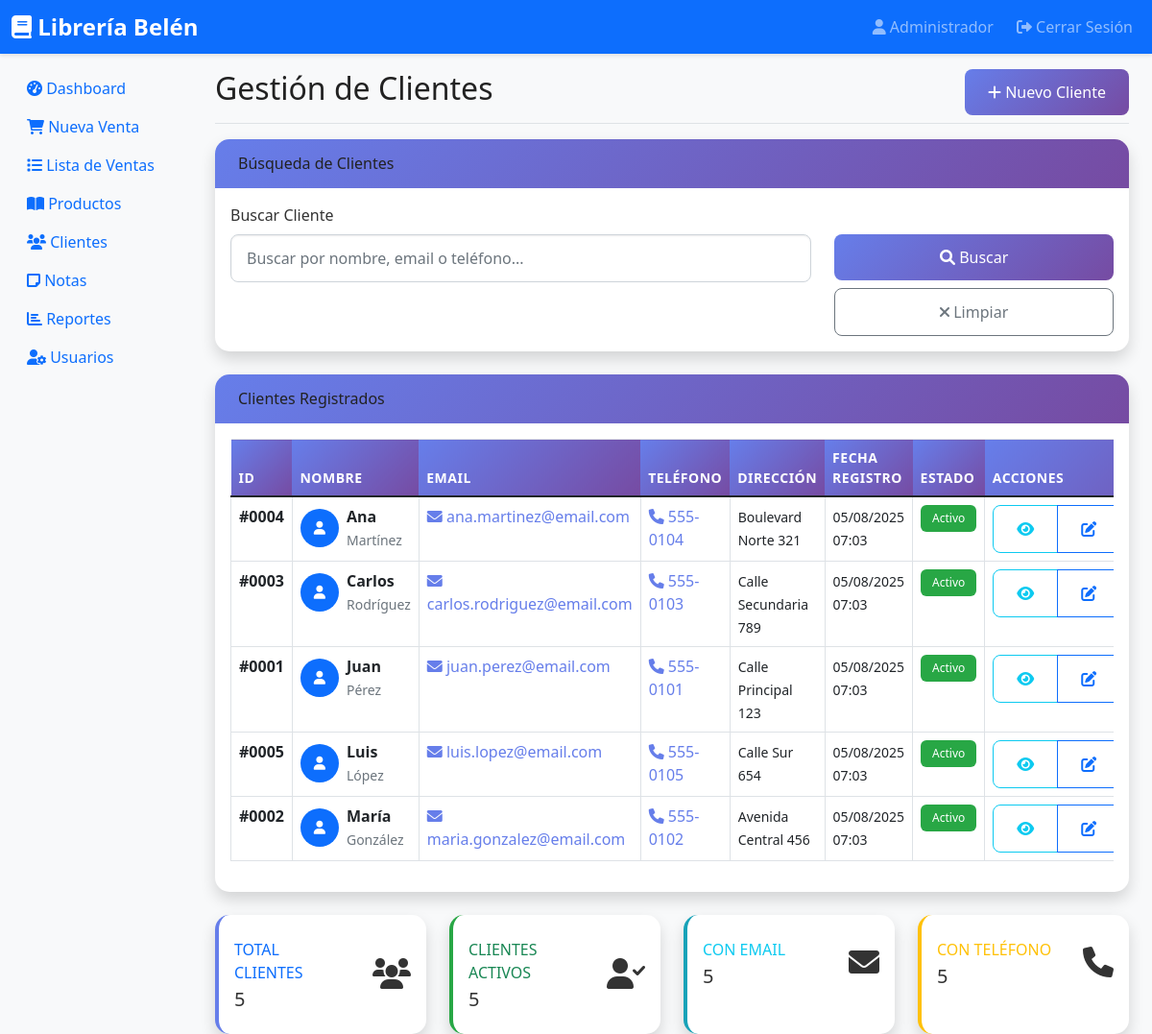
The app's page /clientes/lista_clientes.php (signed in) with its own data.
### tables this page shows
CREATE TABLE clientes (
    id INT AUTO_INCREMENT PRIMARY KEY,
    nombre VARCHAR(100) NOT NULL,
    apellido VARCHAR(100),
    email VARCHAR(150) UNIQUE,
    telefono VARCHAR(20),
    direccion TEXT,
    ciudad VARCHAR(100),
    codigo_postal VARCHAR(10),
    fecha_nacimiento DATE,
    activo BOOLEAN DEFAULT TRUE,
    fecha_registro TIMESTAMP DEFAULT CURRENT_TIMESTAMP,
    fecha_actualizacion TIMESTAMP DEFAULT CURRENT_TIMESTAMP ON UPDATE CURRENT_TIMESTAMP,
    INDEX idx_nombre (nombre),
    INDEX idx_email (email),
    INDEX idx_telefono (telefono)
);

### clientes/lista_clientes.php (the view, shortened to what the rows shown need)
<?php
require_once '../includes/functions.php';
$search = isset($_GET['search']) ? $_GET['search'] : '';
$clientes = getClientes($search);
?>
<!DOCTYPE html>
<html lang="es">
<head>
    <link href="https://cdn.jsdelivr.net/npm/bootstrap@5.1.3/dist/css/bootstrap.min.css" rel="stylesheet">
    <link href="https://cdnjs.cloudflare.com/ajax/libs/font-awesome/6.0.0/css/all.min.css" rel="stylesheet">
    <link href="../assets/css/style.css" rel="stylesheet">
</head>
<body>
    <div class="container-fluid">
        <div class="row">
            <main class="col-md-9 ms-sm-auto col-lg-10 px-md-4">
                <div class="d-flex justify-content-between flex-wrap flex-md-nowrap align-items-center pt-3 pb-2 mb-3 border-bottom">
                    <h1 class="h2">Gestión de Clientes</h1>
                </div>
                <div class="card shadow mb-4">
                    <div class="card-body">
                        <?php if (empty($clientes)): ?>
                            <div class="alert alert-info text-center">
                                <i class="fas fa-info-circle"></i> No se encontraron clientes con los filtros aplicados.
                                <br><br>
                                <a href="nuevo_cliente.php" class="btn btn-primary">
                                    <i class="fas fa-plus"></i> Agregar Primer Cliente
                                </a>
                            </div>
                        <?php else: ?>
                            <div class="table-responsive">
                                <table class="table table-bordered table-hover">
                                    <thead>
                                        <tr>
                                            <th>ID</th>
                                            <th>Nombre</th>
                                            <th>Email</th>
                                            <th>Teléfono</th>
                                            <th>Dirección</th>
                                            <th>Fecha Registro</th>
                                            <th>Estado</th>
                                            <th>Acciones</th>
                                        </tr>
                                    </thead>
                                    <tbody>
                                        <?php foreach ($clientes as $cliente): ?>
                                            <tr>
                                                <td>
                                                    <strong>#<?php echo str_pad($cliente['id'], 4, '0', STR_PAD_LEFT); ?></strong>
                                                </td>
                                                <td>
                                                    <div class="d-flex align-items-center">
                                                        <div class="avatar-sm bg-primary text-white rounded-circle d-flex align-items-center justify-content-center me-2">
                                                            <i class="fas fa-user"></i>
                                                        </div>
                                                        <div>
                                                            <strong><?php echo htmlspecialchars($cliente['nombre']); ?></strong>
                                                            <?php if (!empty($cliente['apellido'])): ?>
                                                                <br><small class="text-muted"><?php echo htmlspecialchars($cliente['apellido']); ?></small>
                                                            <?php endif; ?>
                                                        </div>
                                                    </div>
                                                </td>
                                                <td>
                                                    <?php if (!empty($cliente['email'])): ?>
                                                        <a href="mailto:<?php echo htmlspecialchars($cliente['email']); ?>" class="text-decoration-none">
                                                            <i class="fas fa-envelope"></i> <?php echo htmlspecialchars($cliente['email']); ?>
                                                        </a>
                                                    <?php else: ?>
                                                        <span class="text-muted">No registrado</span>
                                                    <?php endif; ?>
                                                </td>
                                                <td>
                                                    <?php if (!empty($cliente['telefono'])): ?>
                                                        <a href="tel:<?php echo htmlspecialchars($cliente['telefono']); ?>" class="text-decoration-none">
                                                            <i class="fas fa-phone"></i> <?php echo htmlspecialchars($cliente['telefono']); ?>
                                                        </a>
                                                    <?php else: ?>
                                                        <span class="text-muted">No registrado</span>
                                                    <?php endif; ?>
                                                </td>
                                                <td>
                                                    <?php if (!empty($cliente['direccion'])): ?>
                                                        <small><?php echo htmlspecialchars(substr($cliente['direccion'], 0, 50)); ?><?php echo strlen($cliente['direccion']) > 50 ? '...' : ''; ?></small>
                                                    <?php else: ?>
                                                        <span class="text-muted">No registrada</span>
                                                    <?php endif; ?>
                                                </td>
                                                <td>
                                                    <small><?php echo formatearFecha($cliente['fecha_registro']); ?></small>
                                                </td>
                                                <td>
                                                    <?php if ($cliente['activo']): ?>
                                                        <span class="badge bg-success">Activo</span>
                                                    <?php else: ?>
                                                        <span class="badge bg-danger">Inactivo</span>
                                                    <?php endif; ?>
                                                </td>
                                                <td>
                                                    <div class="btn-group" role="group">
                                                        <a href="ver_cliente.php?id=<?php echo $cliente['id']; ?>"
                                                           class="btn btn-sm btn-outline-info"
                                                           data-bs-toggle="tooltip" title="Ver Detalle">
                                                            <i class="fas fa-eye"></i>
                                                        </a>
                                                        <a href="editar_cliente.php?id=<?php echo $cliente['id']; ?>"
                                                           class="btn btn-sm btn-outline-primary"
                                                           data-bs-toggle="tooltip" title="Editar">
                                                            <i class="fas fa-edit"></i>
                                                        </a>
                                                    </div>
                                                </td>
                                            </tr>
                                        <?php endforeach; ?>
                                    </tbody>
                                </table>
                            </div>
                        <?php endif; ?>
                    </div>
                </div>
            </main>
        </div>
    </div>
    <?php include '../includes/footer.php'; ?>
</body>
</html>

### records on screen
clientes: id "0004", nombre "Ana", apellido "Martínez", email "ana.martinez@email.com", telefono "555-0104", direccion "Boulevard Norte 321", fecha_registro "05/08/2025 07:03", activo "Activo"
clientes: id "0003", nombre "Carlos", apellido "Rodríguez", email "carlos.rodriguez@email.com", telefono "555-0103", direccion "Calle Secundaria 789", fecha_registro "05/08/2025 07:03", activo "Activo"
clientes: id "0001", nombre "Juan", apellido "Pérez", email "juan.perez@email.com", telefono "555-0101", direccion "Calle Principal 123", fecha_registro "05/08/2025 07:03", activo "Activo"
clientes: id "0005", nombre "Luis", apellido "López", email "luis.lopez@email.com", telefono "555-0105", direccion "Calle Sur 654", fecha_registro "05/08/2025 07:03", activo "Activo"
clientes: id "0002", nombre "María", apellido "González", email "maria.gonzalez@email.com", telefono "555-0102", direccion "Avenida Central 456", fecha_registro "05/08/2025 07:03", activo "Activo"

### other values on screen
$user_name "Administrador"
count($clientes) "5"
count(array_filter($clientes, function($c) { return $c['activo']; })) "5"
